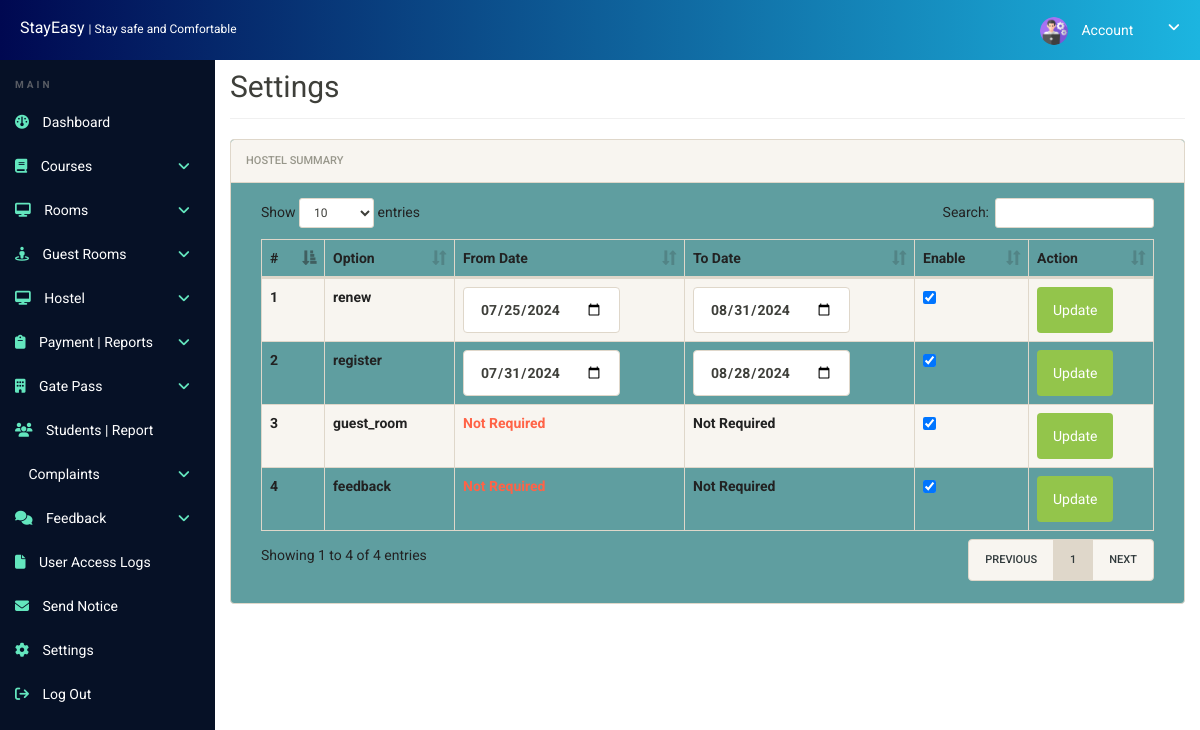
The app's page /admin/settings.php (signed in), older data.
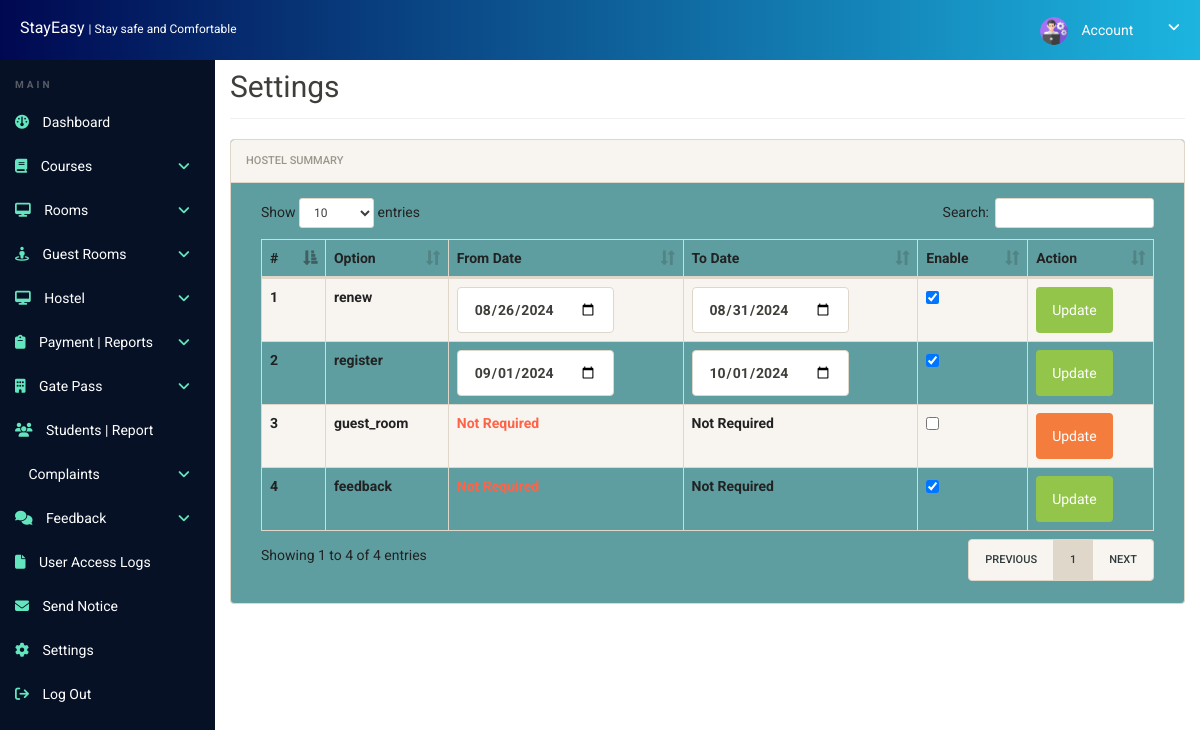
The same page, newer data.
### tables this page shows
CREATE TABLE `settings` (
  `settingId` int(11) NOT NULL,
  `option` varchar(255) DEFAULT NULL,
  `val` varchar(255) DEFAULT NULL,
  `fromDate` varchar(255) DEFAULT NULL,
  `toDate` varchar(255) DEFAULT NULL,
  `enableOp` tinyint(1) DEFAULT NULL
);

### admin/settings.php (the view, shortened to what this page needs)
<?php
include('includes/config.php');
?>
<!doctype html>
<html lang="en" class="no-js">
<head>
    <link rel="stylesheet" href="css/font-awesome.min.css">
    <link rel="stylesheet" href="css/bootstrap.min.css">
    <link rel="stylesheet" href="css/dataTables.bootstrap.min.css">
    <link rel="stylesheet" href="css/bootstrap-social.css">
    <link rel="stylesheet" href="css/bootstrap-select.css">
    <link rel="stylesheet" href="css/fileinput.min.css">
    <link rel="stylesheet" href="css/awesome-bootstrap-checkbox.css">
    <link rel="stylesheet" href="css/style.css">
    <link rel="stylesheet" href="https://cdnjs.cloudflare.com/ajax/libs/font-awesome/6.6.0/css/all.min.css" />
</head>
<body>
    <?php include('includes/header.php'); ?>
    <div class="ts-main-content">
        <?php include('includes/sidebar.php'); ?>
        <div class="content-wrapper">
            <div class="container-fluid">
                <div class="row">
                    <div class="col-md-12">
                        <h2 class="page-title">Settings</h2>
                        <div class="panel panel-default">
                            <div class="panel-heading">Hostel Summary</div>
                            <div class="panel-body">
                                <table id="zctb" class="display table table-striped table-bordered table-hover" cellspacing="0" width="100%">
                                    <thead>
                                        <tr>
                                            <th>#</th>
                                            <th>Option</th>
                                            <th>From Date</th>
                                            <th>To Date</th>
                                            <th>Enable</th>
                                            <th>Action</th>
                                        </tr>
                                    </thead>
                                    <tbody>
                                        <?php
                                        $query = "SELECT `settingId`, `option`, `fromDate`, `toDate`, `enableOp` FROM `settings` WHERE 1";
                                        $stmt = $mysqli->prepare($query);
                                        $stmt->execute();
                                        $res = $stmt->get_result();
                                        $cnt = 1;
                                        while ($row = $res->fetch_object()) {
                                            $buttonClass = $row->enableOp ? 'btn-success' : 'btn-warning';
                                            $checked = $row->enableOp ? 'checked' : '';
                                            $dateFields = ($row->option == 'guest_room' || $row->option == 'feedback')
                                                ? "<td style='color: tomato'>Not Required</td><td>Not Required</td>"
                                                : "<td style='color: limegreen'>
                                                        <input type='date' name='fromDate' class='form-control' value='$row->fromDate' required>
                                                   </td>
                                                   <td style='color: tomato'>
                                                        <input type='date' name='toDate' class='form-control' value='$row->toDate' required>
                                                   </td>";
                                            echo "<tr style='font-weight: 700;'>
                                                    <form action='' method='post'>
                                                        <td>$cnt</td>
                                                        <td>$row->option</td>
                                                        $dateFields
                                                        <td>
                                                            <input type='checkbox' name='enableOp' $checked>
                                                        </td>
                                                        <td>
                                                            <input type='hidden' name='option' value='$row->option'>
                                                            <button type='submit' name='submit' class='btn $buttonClass'>Update</button>
                                                        </td>
                                                    </form>
                                                  </tr>";
                                            $cnt++;
                                        }
                                        ?>
                                    </tbody>
                                </table>
                            </div>
                        </div>
                    </div>
                </div>
            </div>
        </div>
    </div>
</body>
</html>

### admin/includes/header.php (shortened to what this page needs)
<div class="brand clearfix">
		<a href="#" class="logo" style="font-size:16px; color:#fff !important;">StayEasy <span class="subTitle" style="font-size: 12px;">| Stay safe and Comfortable</span></a>
		<span>
			<ul class="ts-profile-nav">
				<li class="ts-account">
					<a href="#"><img src="img/software-engineer.png" class="ts-avatar hidden-side" alt=""> Account <i class="fa fa-angle-down hidden-side"></i></a>
				</li>
			</ul>
		</span>
	</div>

### admin/includes/sidebar.php (shortened to what this page needs)
<nav class="ts-sidebar">
			<ul class="ts-sidebar-menu" style="padding-bottom: 50px;">
				<li class="ts-label">Main</li>
				<li><a href="dashboard.php"><i class="fa fa-dashboard" ></i> Dashboard</a></li>
					<li><a href="#"><i class="fa fa-book" ></i></i> Courses</a>
				</li>
				<li><a href="#"><i class="fa fa-desktop" ></i> Rooms</a>
				</li>
				<li><a href="#"><i class="fa fa-street-view" ></i> Guest Rooms</a>
				</li>
				<li><a href="#"><i class="fa fa-desktop" ></i> Hostel</a>
				</li>
					<li><a href="#"><i class="fa fa-clipboard"></i> Payment | Reports</a>
				</li>
				<li><a href="#"><i class="fa fa-building" ></i> Gate Pass</a>
				</li>
				<li><a href="manage-students.php"><i class="fa fa-users" ></i> Students | Report</a></li>
						<li><a href="#"><i class="fa fa-files-o" ></i> Complaints</a>
				</li>
				<li><a href="#"><i class="fa fa-comments" ></i></i> Feedback</a>
				</li>
				<li><a href="access-log.php"><i class="fa fa-file" ></i> User Access Logs</a></li>
				<li><a href="notice.php"><i class="fa fa-envelope"></i>  Send Notice</a></li>
				<li><a href="settings.php"><i class="fa fa-gear"></i>  Settings</a></li>
				<li><a href="logout.php"><i class="fa fa-sign-out"></i>  Log Out</a></li>
		</nav>

### admin/css/style.css (style rules this page uses)
body .panel { color: #222; background-color: cadetblue; }
html { font-size: 14px; }
.subTitle { display: none; }
@media only screen and (min-width: 480px) { html { font-size: 17px; } }
@media only screen and (min-width: 480px) { .subTitle { display: inline; } }
@media only screen and (min-width: 480px) { .brand .logo { width: 260px; } }
@media only screen and (min-width: 768px) { html { font-size: 14px; } }
body { font-size: 1em; }
a { color: #37a6c4; }
.btn { font-family: 'Oswald', sans-serif; font-size: 14px; }
.panel { overflow: hidden; }
ul, li { margin: 0; padding: 0; list-style: none; }
.btn { text-transform: none; }
.page-title { padding-bottom: 15px; margin-bottom: 20px; border-bottom: 1px solid #f0f0f0; }
.brand { background: linear-gradient(270deg, #1CB5E0 0%, #000851 100%); position: relative; z-index: 3; position: fixed; width: 100%; top: 0; }
.brand .logo { box-sizing: border-box; padding: 17px 20px; float: left; display: block; width: 110px; }
@media only screen and (min-width: 1200px) { .brand .logo { width: 320px; } }
.brand .ts-profile-nav { float: right; display: none; }
.brand .ts-profile-nav li { float: left; position: relative; }
.brand .ts-profile-nav li a { display: block; padding: 20px; color: #fff; }
.brand .ts-profile-nav .ts-account .fa-angle-down { float: right; }
.brand .ts-profile-nav .ts-account > a { width: 180px; }
.brand .ts-profile-nav .ts-account .ts-avatar { border-radius: 50%; height: 28px; margin: -10px 0; margin-right: 10px; }
@media only screen and (min-width: 1200px) { .brand .ts-profile-nav { display: block; } }
.ts-sidebar { background: #061126; max-height: 0; transition: max-height 0.3s; overflow: hidden; position: fixed; z-index: 2; width: 300px; bottom: 0; top: 60px; overflow-y: auto; }
@media only screen and (min-width: 1200px) { .ts-sidebar { max-height: 100%; bottom: 0; } }
.ts-sidebar-menu .ts-label { color: #585c64; font-weight: bold; padding: 8px 15px; text-transform: uppercase; font-size: 10px; letter-spacing: 3px; margin-top: 10px; }
.ts-sidebar-menu a { display: block; text-decoration: none; padding: 12px 15px; color: #fff; }
.ts-sidebar-menu li { position: relative; }
.ts-sidebar-menu li i { color: #63E6BE; margin-right: 10px; }
.ts-main-content .content-wrapper { padding-top: 15px; margin-top: 35px; }
@media only screen and (min-width: 1200px) { .ts-main-content .ts-sidebar { width: 215px; float: left; } }
@media only screen and (min-width: 1200px) { .ts-main-content .content-wrapper { margin-left: 215px; } }

Row changes from the older to the newer data that the page shows:
changed settings "renew": fromDate "07/25/2024" → "08/26/2024"
changed settings "register": fromDate "07/31/2024" → "09/01/2024"; toDate "08/28/2024" → "10/01/2024"
changed settings "guest_room": enableOp "☑" → "☐"
